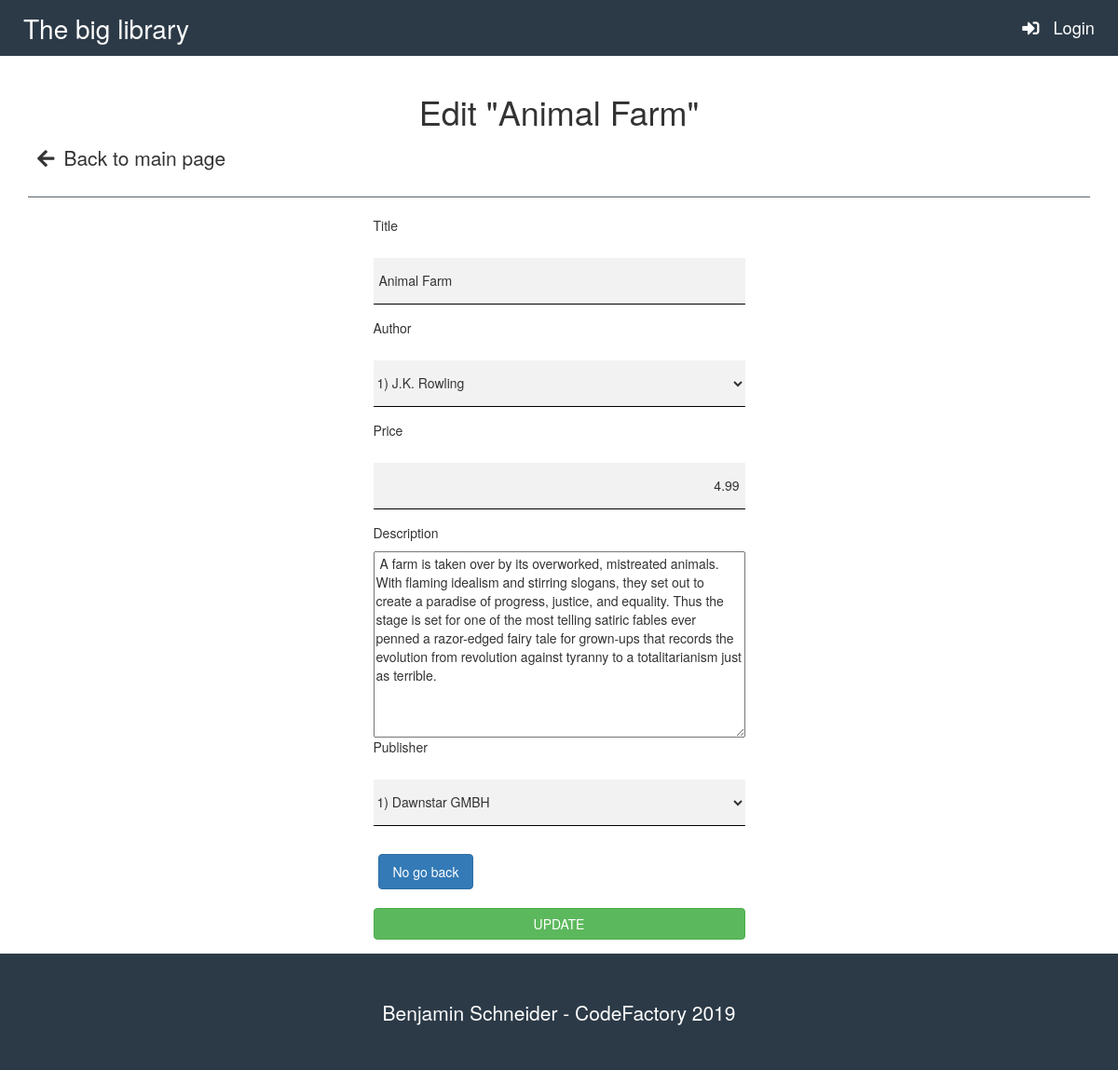
Page /update.php?id=4 on the committed database.
### tables this page shows
CREATE TABLE `media` (
  `media_id` int(11) NOT NULL,
  `mediaTitle` varchar(150) DEFAULT NULL,
  `mediaImage` varchar(500) DEFAULT NULL,
  `mediaISBN` varchar(25) DEFAULT NULL,
  `mediaDesc` varchar(500) DEFAULT NULL,
  `mediaPrice` float DEFAULT NULL,
  `mediaStatus` tinyint(1) DEFAULT NULL,
  `fk_library_id` int(11) NOT NULL,
  `fk_type_id` int(11) NOT NULL,
  `fk_author_id` int(11) NOT NULL,
  `fk_publisher_id` int(11) NOT NULL
);

### update.php (the view, shortened to what this page needs)
<?php
	require_once 'db_connection.php';
	if($_GET['id']) {
		$id = $_GET['id'];
		$sql = "SELECT * FROM `media` WHERE media_id = {$id}";
		$result = $mysqli->query($sql);
		$row = $result->fetch_array();
	}
?>
<!DOCTYPE html>
<html lang="en">
<head>
	<link rel="stylesheet" href="https://maxcdn.bootstrapcdn.com/bootstrap/3.3.7/css/bootstrap.min.css">
	<link rel="stylesheet" href="https://use.fontawesome.com/releases/v5.7.2/css/all.css">
	<link rel="stylesheet" type="text/css" href="style.css">
</head>
<body>
	<div class="navbar">
		<p>The big library</p>
		<span class="navbar-login">
			<a href="login.php" title="Zum Login">
			<?php
				if (isset($_SESSION['user'])) {
					$displayName = $userRow['userFirstName']. " ". $userRow['userLastName'];
					echo '<i class="fas fa-sign-out-alt"></i> '.$displayName;
				}
				else {
					echo '<i class="fas fa-sign-in-alt"></i> Login';
				}
			?>
			</a>
		</span>
	</div>
	<div class="container">
		<div class="heading">
			<h1>Edit "<?php echo $row["mediaTitle"] ?>"</h1>
		</div>
		<a class="mainpageback" href="index.php"><i class="fas fa-arrow-left"></i>Back to main page</a>
		<hr>
		<form class="updatemedia" method="POST" accept-charset="utf-8">
			<p>Title</p>
			<input class="field" type="text" name="title" value=" <?php echo $row["mediaTitle"] ?> ">
			<p>Author</p>
			<select class="field" name="author">
				<?php
				$sql = mysqli_query($mysqli, "SELECT * FROM `author`");
				while($rowAuthor = mysqli_fetch_assoc($sql)){
					echo "<option id=". $rowAuthor["author_id"]. ">". $rowAuthor["author_id"]. ")  ". $rowAuthor["authorFirstName"]. " ". $rowAuthor["authorSurName"]. "</option>";
				}
				?>
			</select>
			<p>Price</p>
			<input class="price field" type="text" name="price" value =" <?php echo $row["mediaPrice"] ?>">
			<p>Description</p>
			<textarea name="desc"> <?php echo $row["mediaDesc"] ?></textarea>
			<p>Publisher</p>
			<select class="field" name="publisher">
				<?php
				$sql = mysqli_query($mysqli, "SELECT * FROM `publisher`");
				while($rowPublisher = mysqli_fetch_assoc($sql)){
					echo "<option id=". $rowPublisher["publisher_id"]. ">". $rowPublisher["publisher_id"]. ")  ". $rowPublisher["publisherName"]. "</option>";
				}
				?>
			</select>
			<?php echo "<a href='mediainfo.php?id=". $row['media_id']. "'><button class='btn btn-primary delete' type='button'>No go back</button></a>" ?>
			<input class="btn btn-success" type="submit" name="update" value="UPDATE">
		</form>
	 	</div>
 	<div class="footer">
 		<p>Benjamin Schneider - CodeFactory 2019</p>
 	</div>
</body>
</html>

### style.css (style rules this page uses)
html { position: relative; min-height: 100%; }
body { margin-bottom: 125px; }
.navbar { display: flex; border-radius: 0; background-color: #2C3A47; border: none; }
.navbar p { color: #fff; font-size: 2em; margin: 10px 25px; }
.navbar-login { right: 15px; margin: auto 25px auto auto; font-size: 1.3em; }
.navbar-login a, .navbar-login .fas { color: #fff; }
.heading, .success { text-align: center; }
hr { border-color: rgb(44,58,71, .8); }
.fas { padding: 0; margin: 10px; color: #333333; }
.container > a { text-decoration: none; }
.mainpageback { font-size: 1.5em; color: #333333; margin: 10px 0; }
.price { direction: rtl; }
.delete, .create { margin: 5px; padding: 8px 15px; }
.btn-success { margin: 15px 0; }
textarea { width: 100%; height: 200px; }
.footer { width: 100%; height: 125px; background-color: #2C3A47; display: flex; position: absolute; bottom: 0; }
.footer p { color: #fff; font-size: 1.5em; text-align: center; margin: auto; }
.updatemedia { display: flex; flex-direction: column; width: 35%; margin: auto; }
.field { background-color: rgba(230, 230, 230, .5); height: 50px; margin: 15px 0; outline: none; border: none; border-bottom: 1px solid black; }

### rows in the picture
media: mediaTitle "Animal Farm", title "Animal Farm", price "4.99", desc "A farm is taken over by its overworked, mistreated animals. With flaming idealism and stirring slogans, they set out to create a paradise of progress, justice, and equality. Thus the stage is set for one of the most telling satiric fables ever penned a razor-edged fairy tale for grown-ups that records the evolution from revolution against tyranny to a totalitarianism just as terrible."

### other values in the picture
form field author "1) J.K. Rowling"
form field publisher "1) Dawnstar GMBH"
